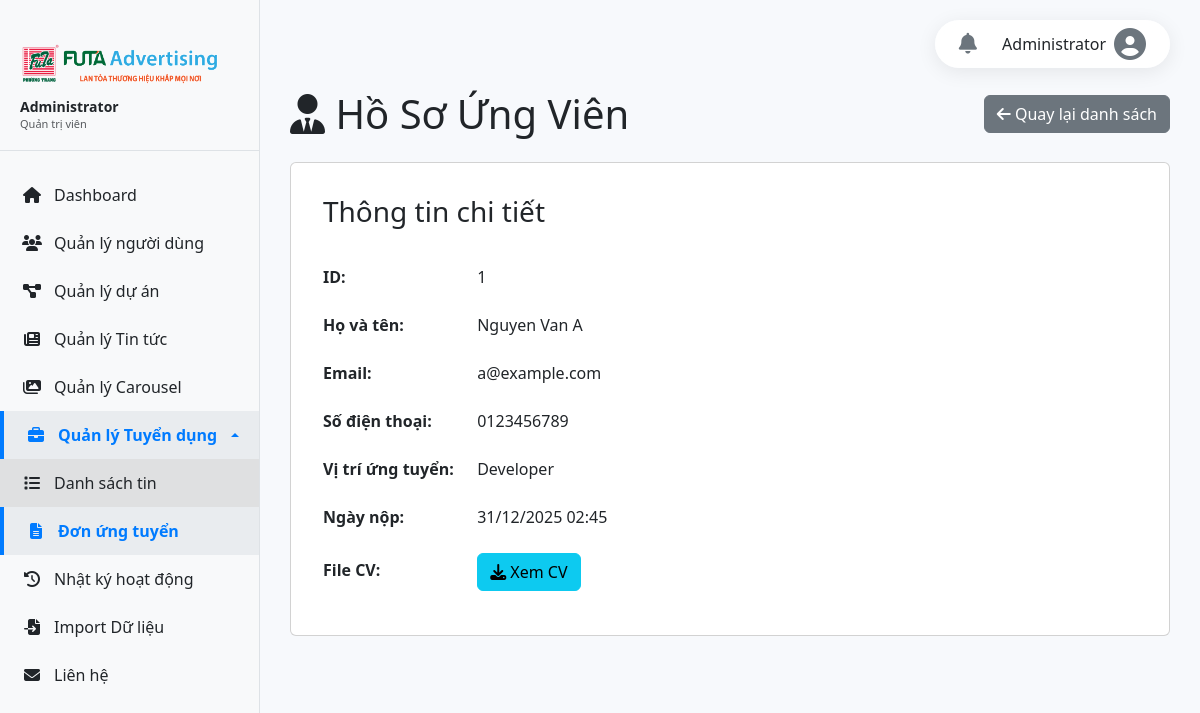
Page /admin/view_application.php?id=1 (signed in) on the committed database.
### tables this page shows
CREATE TABLE `applications` (
  `id` int(11) NOT NULL,
  `fullname` varchar(255) DEFAULT NULL,
  `email` varchar(255) DEFAULT NULL,
  `phone` varchar(50) DEFAULT NULL,
  `position` varchar(255) DEFAULT NULL,
  `message` text DEFAULT NULL,
  `cv_file` varchar(255) DEFAULT NULL,
  `profile_image` varchar(255) DEFAULT NULL,
  `intro_video` varchar(255) DEFAULT NULL,
  `created_at` timestamp NOT NULL DEFAULT current_timestamp()
);

### admin/view_application.php (the view, shortened to what this page needs)
<?php
require_once 'auth_check.php';
$id = $_GET['id'];
$stmt = $conn->prepare("SELECT * FROM applications WHERE id = ?");
$stmt->bind_param("i", $id);
$stmt->execute();
$result = $stmt->get_result();
$app = $result->fetch_assoc();
?>
<!DOCTYPE html>
<html lang="vi">
<head>
    <link href="https://cdn.jsdelivr.net/npm/bootstrap@5.3.3/dist/css/bootstrap.min.css" rel="stylesheet">
    <link rel="stylesheet" href="https://cdnjs.cloudflare.com/ajax/libs/font-awesome/6.5.2/css/all.min.css">
</head>
<body>
    <?php include 'sidebar.php'; ?>
    <div class="main-content">
        <div class="d-flex justify-content-between align-items-center mb-4">
            <h1 class="mb-0"><i class="fas fa-user-tie"></i> Hồ Sơ Ứng Viên</h1>
            <a href="applications.php" class="btn btn-secondary"><i class="fas fa-arrow-left"></i> Quay lại danh sách</a>
        </div>
        <div class="card profile-card">
            <div class="card-body">
                <h3 class="card-title mb-4">Thông tin chi tiết</h3>
                <ul class="list-group list-group-flush">
                    <li class="list-group-item"><strong>ID:</strong> <?php echo $app['id']; ?></li>
                    <li class="list-group-item"><strong>Họ và tên:</strong> <?php echo htmlspecialchars($app['fullname']); ?></li>
                    <li class="list-group-item"><strong>Email:</strong> <?php echo htmlspecialchars($app['email']); ?></li>
                    <li class="list-group-item"><strong>Số điện thoại:</strong> <?php echo htmlspecialchars($app['phone']); ?></li>
                    <li class="list-group-item"><strong>Vị trí ứng tuyển:</strong> <?php echo htmlspecialchars($app['position']); ?></li>
                    <li class="list-group-item"><strong>Ngày nộp:</strong> <?php echo date('d/m/Y H:i', strtotime($app['created_at'])); ?></li>
                    <li class="list-group-item"><strong>File CV:</strong>
                        <?php if ($app['cv_file']): ?>
                            <a href="../<?php echo htmlspecialchars($app['cv_file']); ?>" target="_blank" class="btn btn-info">
                                <i class="fas fa-download"></i> Xem CV
                            </a>
                        <?php else: ?>
                            <span class="text-muted">Không có file CV</span>
                        <?php endif; ?>
                    </li>
                </ul>
            </div>
        </div>
    </div>
</body>
</html>

### admin/view_application.php (style rules this page uses)
body { background: #f7f9fc; }
.profile-card .card-body { padding: 2rem; }
.profile-card .list-group-item { border: none; padding: .75rem 0; }
.profile-card .list-group-item strong { min-width: 150px; display: inline-block; }

### admin/sidebar.php (style rules this page uses)
.main-content { margin-left: 260px; padding: 30px; padding-top: 90px; min-height: 100vh; }

### rows in the picture
applications: id "1", fullname "Nguyen Van A", email "a@example.com", phone "0123456789", position "Developer", created_at "31/12/2025 02:45"

### other values in the picture
$_SESSION['admin_fullname'] "Administrator"
$display_role_str "Quản trị viên"
